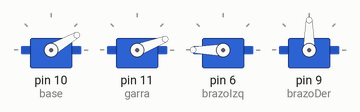
Bench run of a sketch on a simulated Arduino Uno, built with avr-gcc and run on an emulated ATmega328P. On the bench: 4 × servo. What the sketch prints to the serial monitor is not drawn.

Above: at 0.15 s.
At 5.02 s:
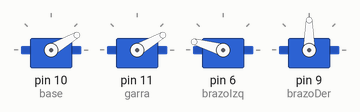
At 9.9 s:
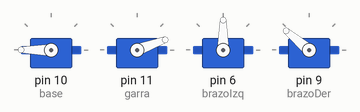
At 19.65 s:
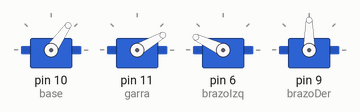
At 29.4 s:
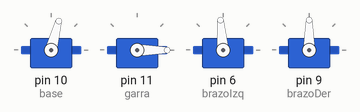
At 39.11 s:
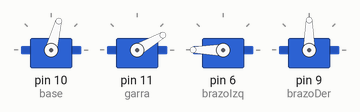
Timing chart, 0 to 40.0 s (numbered marks = the images above):
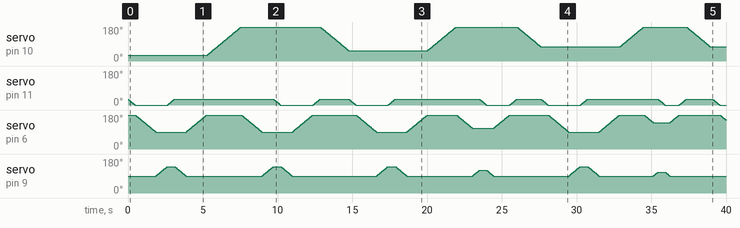

The sketch:

progam.ino
```cpp
#include <Servo.h>

Servo base;
Servo brazoIzq;
Servo brazoDer;
Servo garra;
int pos = 0;
int cont;

//Posiciones de los Servos
int garraAbierta = 0;
int garraCerrada = 30;

int brazoDerAbajo = 140;
int bazoDerArriba = 90;

int brazoIzqAbajo = 90;
int brazoIzqArriba = 180;

int baseDer = 30;
int baseIzq = 180;


void setup() {
  // put your setup code here, to run once:

  base.attach(10);
  garra.attach(11);
  brazoIzq.attach(6);
  brazoDer.attach(9);
  Serial.begin(9600);

  //Posiciones Iniciales
  brazoIzq.write(180);
  brazoDer.write(90);
  base.write(30);
  garra.write(30);
}

void loop() {
  // put your main code here, to run repeatedly:
  //movimiento();

  if (cont < 3)
  {
    //Toma el objeto
    AbrirGarra();

    brazoDerAbajo = 140;
    brazoIzqAbajo = 90;

    BajarBrazoIzq();
    BajaBrazoDer();

    CerrarGarra();

    SubirBrazoDer();
    SubirBrazoIzq();

    //Posiciones para apliar objetos sobre el primero
    if (cont == 1)
    {
      brazoDerAbajo = 120;
      brazoIzqAbajo = 110;
    }
    else if (cont == 2)
    {
      brazoDerAbajo = 110;
      brazoIzqAbajo = 140;
    }

    //Gira a la izquierda
    BaseDerIzq();

    //Baja el brazo y coloca el objeto, si ya puso el primero, los pone encima
    BajarBrazoIzq();
    BajaBrazoDer();

    AbrirGarra();

    //Levanta el brazo y cierra la garra para tomar el siguiente objeto
    SubirBrazoDer();
    SubirBrazoIzq();

    CerrarGarra();

    //Posiciones de la base para tomar los objetos despues del primero
    if (cont == 0)
    {
      baseDer = 55;
    }
    else if (cont == 1)
    {
      baseDer = 75;
    }

    //Gira a la derecha para tomar el siguiente objeto
    BaseIzqDer();
  }
  //Suma 1 al contador para determinar en que vuelta va
  cont += 1;
}

//Gira de Derecha a Izquierda
void BaseDerIzq()
{
  //Mover Base Der-Izq
  Serial.println("Mover Base Der-Izq");
  for (pos = baseDer; pos <= baseIzq; pos +=1)
  {
    base.write(pos);
    Serial.println(pos);
    delay(15) ;
  }
}

//Gira de izquierda a Derecha
void BaseIzqDer()
{
  //Mover Base Izq-Der
  Serial.println("Mover Base Izq-Der");
  for (pos = baseIzq; pos >= baseDer; pos -=1)
  {
    base.write(pos);
    Serial.println(pos);
    delay(15) ;
  }
}

//Baja el Brazo Izquierdo
void BajarBrazoIzq()
{
  //Bajar/Subir brazoizq
  Serial.println("Baja BrazoIzq");
  for (pos = brazoIzqArriba; pos >= brazoIzqAbajo; pos -=1)
  {
    brazoIzq.write(pos);
    Serial.println(pos);
    delay(15);
  }
}

//Sube el brazo izquierdo
void SubirBrazoIzq()
{
  Serial.println("Levanta BrazoIzq");
  for (pos = brazoIzqAbajo; pos <= brazoIzqArriba; pos +=1)
  {
    brazoIzq.write(pos);
    Serial.println(pos);
    delay(15) ;
  }
}

//Baja el brazo derecho
void BajaBrazoDer()
{
  Serial.println("BrazoDer Baja");
  for (pos = bazoDerArriba; pos <= brazoDerAbajo; pos +=1)
  {
    brazoDer.write(pos);
    Serial.println(pos);
    delay(15);
  }
}

//Sube el brazo derecho
void SubirBrazoDer()
{
  Serial.println("BrazoDer Sube");
  for (pos = brazoDerAbajo; pos >= bazoDerArriba; pos -=1)
  {
    brazoDer.write(pos);
    Serial.println(pos);
    delay(15);
  }
}

//Abre la Garra
void AbrirGarra()
{
  Serial.println("Abrir Garra");
  for (pos = garraCerrada; pos >= garraAbierta; pos -=1)
  {
    garra.write(pos);
    Serial.println(pos);
    delay(15);
  }
}

//Cierra la Garra
void CerrarGarra()
{
  Serial.println("Cerrar Garra");
  for (pos = garraAbierta; pos <= garraCerrada; pos +=1)
  {
    garra.write(pos);
    Serial.println(pos);
    delay(15);
  }
}
```
